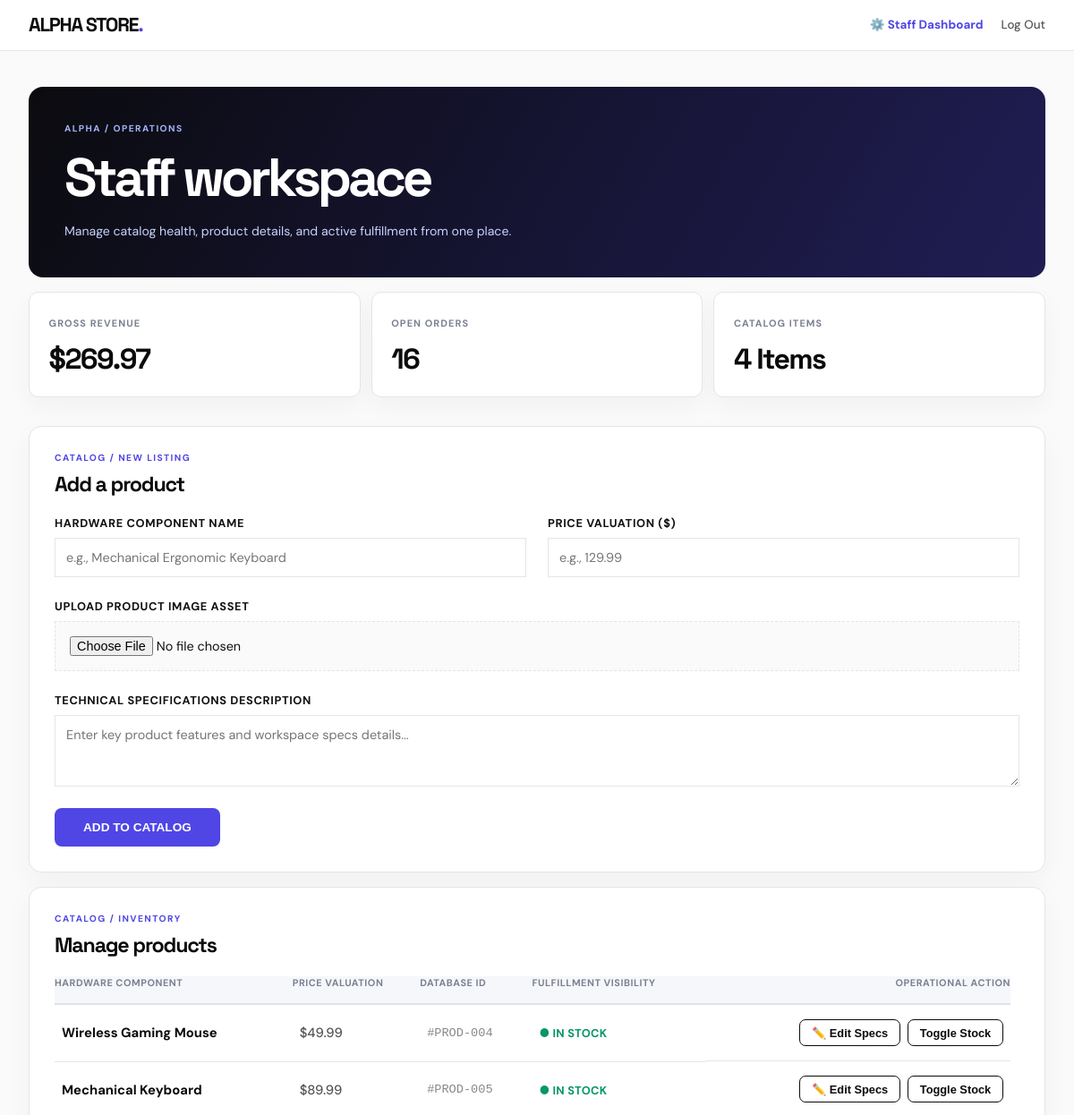
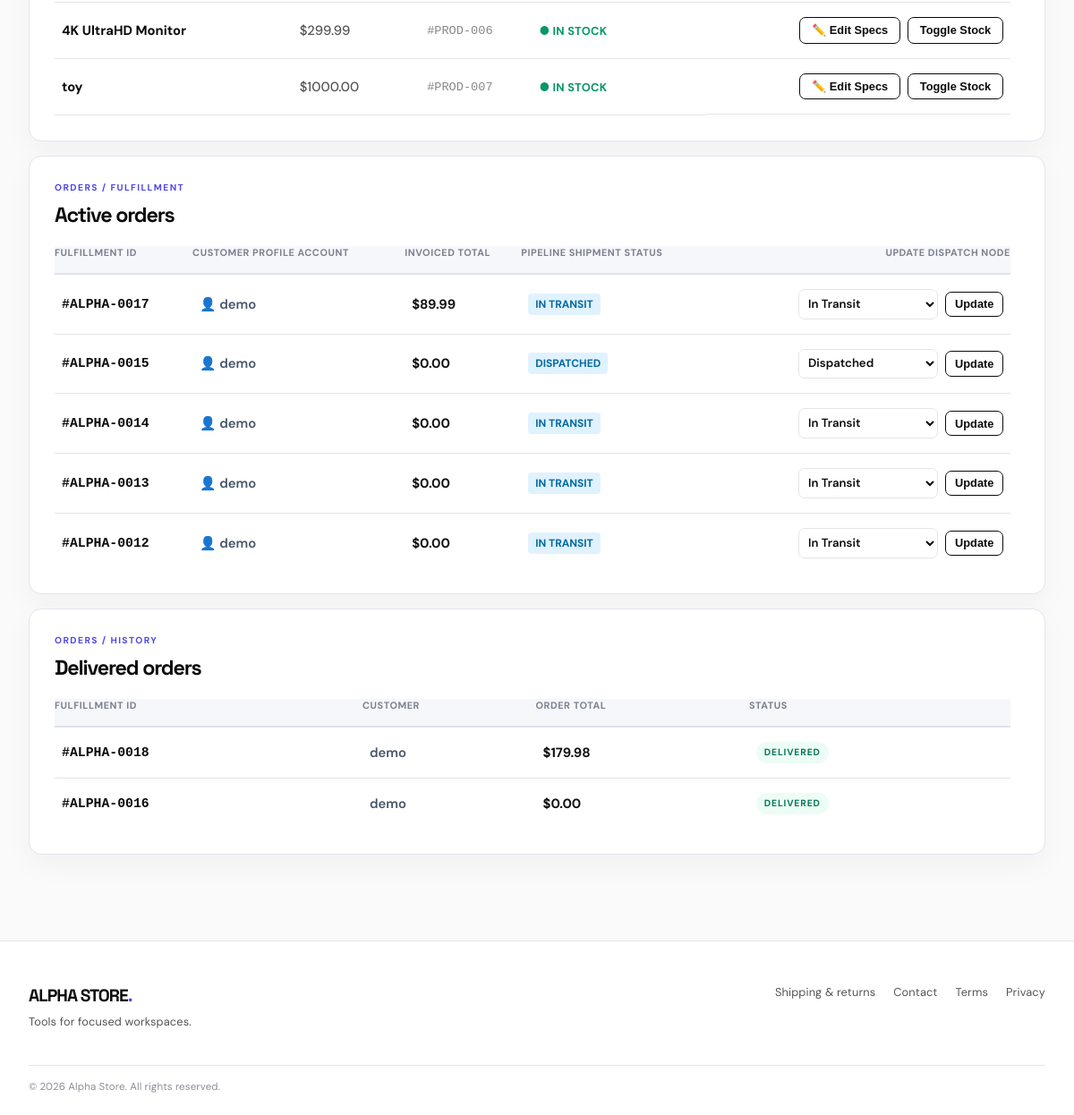
/alpha-staff/ (signed in), run on the app's committed database (2 pictures, top to bottom).
### shop/models.py (models this page shows, shortened)
class Product(models.Model):
    name = models.CharField(max_length=200)
    description = models.TextField()
    price = models.DecimalField(max_digits=10, decimal_places=2)
    in_stock = models.BooleanField(default=True)
    image = models.ImageField(upload_to='products/', null=True, blank=True)

class Order(models.Model):
    user = models.ForeignKey(User, on_delete=models.CASCADE)
    created_at = models.DateTimeField(auto_now_add=True)
    status = models.CharField(max_length=50, default='In Transit')
    total_price = models.DecimalField(max_digits=10, decimal_places=2, default=0.00)

### shop/views.py (the view, shortened to what this page needs)
# urls.py: path('alpha-staff/', views.secret_admin_dashboard, name='secret_admin_dashboard'),
@login_required(login_url='login')
def secret_admin_dashboard(request):
    if not request.user.is_staff:
        return redirect('/')
    products = Product.objects.all()
    raw_orders = Order.objects.all().order_by('-id')
    gross_income = 0.0
    active_orders_data = []
    delivered_orders_data = []
    for order in raw_orders:
        if hasattr(order, 'total_amount'):
            price_val = order.total_amount
        elif hasattr(order, 'total'):
            price_val = order.total
        elif hasattr(order, 'total_price'):
            price_val = order.total_price
        else:
            price_val = 0.00
        gross_income += float(price_val)
        current_status = getattr(order, 'status', 'In Transit')
        order_data = {
            'id': order.id,
            'user': order.user,
            'status': current_status,
            'price_display': f"{float(price_val):.2f}"
        }
        if current_status == 'Delivered':
            delivered_orders_data.append(order_data)
        else:
            active_orders_data.append(order_data)
    context = {
        'products': products,
        'live_orders': active_orders_data,
        'delivered_orders': delivered_orders_data,
        'total_orders_count': len(active_orders_data),
        'gross_income': f"{gross_income:.2f}"
    }
    return render(request, 'admin_dashboard.html', context)

### shop/templates/admin_dashboard.html (shortened to what this page needs)
{% extends 'base.html' %}
{% block content %}
<div class="admin-hero">
    <span class="admin-eyebrow">ALPHA / OPERATIONS</span>
    <h1 class="admin-hero-title">Staff workspace</h1>
    <p class="admin-hero-copy">Manage catalog health, product details, and active fulfillment from one place.</p>
</div>
<div class="metric-grid">
    <div class="metric-card">
        <span class="metric-label">Gross revenue</span>
        <div class="metric-num">${{ gross_income }}</div>
    </div>
    <div class="metric-card">
        <span class="metric-label">Open orders</span>
        <div class="metric-num" id="active-queue-count">{{ total_orders_count }}</div>
    </div>
    <div class="metric-card">
        <span class="metric-label">Catalog items</span>
        <div class="metric-num">{{ products.count }} Items</div>
    </div>
</div>
<div class="console-section">
    <span class="admin-section-label">CATALOG / NEW LISTING</span>
    <h2 class="panel-headline">Add a product</h2>
    <form method="POST" action="/alpha-staff/" enctype="multipart/form-data">
        <div class="form-row">
            <div class="input-box">
                <label for="id_prod_name">Hardware Component Name</label>
                <input type="text" id="id_prod_name" name="prod_name" required placeholder="e.g., Mechanical Ergonomic Keyboard">
            </div>
            <div class="input-box">
                <label for="id_prod_price">Price Valuation ($)</label>
                <input type="number" id="id_prod_price" name="prod_price" step="0.01" min="0.01" required placeholder="e.g., 129.99">
            </div>
        </div>
        <div class="input-box" style="margin-bottom: 1.5rem;">
            <label for="id_prod_image">Upload Product Image Asset</label>
            <input type="file" id="id_prod_image" name="prod_image" accept="image/*" style="border: 1px dashed var(--bc-border); padding: 1rem; background: #fafafa;">
        </div>
        <div class="input-box" style="margin-bottom: 1.5rem;">
            <label for="id_prod_desc">Technical Specifications Description</label>
            <textarea id="id_prod_desc" name="prod_desc" rows="3" required placeholder="Enter key product features and workspace specs details..."></textarea>
        </div>
        <button type="submit" class="btn-submit-product">Add to catalog</button>
    </form>
</div>
<div class="console-section">
    <span class="admin-section-label">CATALOG / INVENTORY</span>
    <h2 class="panel-headline">Manage products</h2>
    <div class="admin-table-scroll"><table class="admin-table">
        <thead>
            <tr>
                <th>Hardware Component</th>
                <th>Price Valuation</th>
                <th>Database ID</th>
                <th>Fulfillment Visibility</th>
                <th style="text-align: right;">Operational Action</th>
            </tr>
        </thead>
        <tbody>
            {% for product in products %}
            <tr id="product-base-row-{{ product.id }}">
                <td style="font-weight: 700; color: var(--bc-black);" id="display-name-{{ product.id }}">{{ product.name }}</td>
                <td style="color: var(--bc-text-muted); font-weight: 500;" id="display-price-{{ product.id }}">${{ product.price }}</td>
                <td style="font-family: monospace; font-size: 0.85rem; color: #888888;">#PROD-00{{ product.id }}</td>
                <td>
                    <span id="stock-badge-{{ product.id }}">
                        {% if product.in_stock %}
                            <span style="color: #059669; font-weight: 700; font-size: 0.8rem; text-transform: uppercase; letter-spacing: 0.02em;">● In Stock</span>
                        {% else %}
                            <span style="color: #e11d48; font-weight: 700; font-size: 0.8rem; text-transform: uppercase; letter-spacing: 0.02em;">○ Out of Stock</span>
                        {% endif %}
                    </span>
                </td>
                <td style="text-align: right; display: flex; gap: 0.5rem; justify-content: flex-end;">
                    <button type="button" class="btn-toggle-action" onclick="window.toggleEditRow('{{ product.id }}')">✏️ Edit Specs</button>
                    <button type="button" class="btn-toggle-action" onclick="window.asyncToggleStock('{{ product.id }}')">Toggle Stock</button>
                </td>
            </tr>
            {% endfor %}
        </tbody>
    </table></div>
</div>
<div class="console-section">
    <span class="admin-section-label">ORDERS / FULFILLMENT</span>
    <h2 class="panel-headline">Active orders</h2>
    <div class="admin-table-scroll"><table class="admin-table">
        <thead>
            <tr>
                <th>Fulfillment ID</th>
                <th>Customer Profile Account</th>
                <th>Invoiced Total</th>
                <th>Pipeline Shipment Status</th>
                <th style="text-align: right;">Update Dispatch Node</th>
            </tr>
        </thead>
        <tbody id="admin-orders-tbody">
            {% for order in live_orders %}
            <tr id="order-row-{{ order.id }}">
                <td style="font-weight: 700; font-family: monospace; color: var(--bc-black);">#ALPHA-00{{ order.id }}</td>
                <td style="font-weight: 600; color: #475569;">👤 {{ order.user.username }}</td>
                <td style="font-weight: 700; color: #111111;">${{ order.price_display }}</td>
                <td>
                    <span id="status-badge-{{ order.id }}" style="display: inline-block; padding: 0.25rem 0.5rem; font-size: 0.75rem; font-weight: 700; text-transform: uppercase; border-radius: 4px; background: #e0f2fe; color: #0369a1;">
                        {{ order.status }}
                    </span>
                </td>
                <td style="text-align: right;">
                    <div style="display: inline-flex; align-items: center; gap: 0.5rem;">
                        <select id="select-status-{{ order.id }}" class="select-status" aria-label="Select order tracking update state">
                            <option value="In Transit" {% if order.status == "In Transit" %}selected{% endif %}>In Transit</option>
                            <option value="Dispatched" {% if order.status == "Dispatched" %}selected{% endif %}>Dispatched</option>
                        </select>
                        <button type="button" class="btn-toggle-action" style="padding: 0.35rem 0.6rem;" onclick="window.asyncUpdateOrder('{{ order.id }}')">Update</button>
                    </div>
                </td>
            </tr>
            {% empty %}
            <tr id="no-orders-msg">
                <td colspan="5" style="text-align: center; color: var(--bc-text-muted); padding: 3rem 0;">No active consumer orders logged in database pipelines yet.</td>
            </tr>
            {% endfor %}
        </tbody>
    </table></div>
</div>
<div class="console-section">
    <span class="admin-section-label">ORDERS / HISTORY</span>
    <h2 class="panel-headline">Delivered orders</h2>
    <div class="admin-table-scroll admin-history-scroll"><table class="admin-table">
        <thead>
            <tr>
                <th>Fulfillment ID</th>
                <th>Customer</th>
                <th>Order total</th>
                <th>Status</th>
            </tr>
        </thead>
        <tbody>
            {% for order in delivered_orders %}
            <tr>
                <td style="font-weight: 700; font-family: monospace; color: var(--bc-black);">#ALPHA-00{{ order.id }}</td>
                <td style="font-weight: 600; color: #475569;">{{ order.user.username }}</td>
                <td style="font-weight: 700; color: #111111;">${{ order.price_display }}</td>
                <td><span class="admin-history-status">Delivered</span></td>
            </tr>
            {% empty %}
            <tr><td colspan="4" class="admin-empty-cell">No delivered orders yet.</td></tr>
            {% endfor %}
        </tbody>
    </table></div>
</div>
{% endblock %}

### shop/static/shop/style.css (style rules this page uses)
:root { --bc-black: #0b0b0b; --bc-pure-white: #ffffff; --bc-gray-bg: #fafafa; --bc-text-dark: #111111; --bc-text-muted: #555555; --bc-border: #e5e5e5; --bc-border-hover: #000000; --bc-font: 'DM Sans', -apple-system, sans-serif; --bc-display: 'Space Grotesk', 'DM Sans', sans-serif; --bc-indigo: #4f46e5; --bc-indigo-soft: #eef2ff; --bc-surface: #f4f5f8; --motion-ease: cubic-bezier(0.22, 1, 0.36, 1); --motion-fast: 180ms; --motion-base: 320ms; }
* { box-sizing: border-box; margin: 0; padding: 0; }
html { scroll-behavior: smooth; }
a, button, input, textarea, select { transition-timing-function: var(--motion-ease); }
body { font-family: var(--bc-font); background-color: var(--bc-gray-bg); color: var(--bc-text-dark); min-height: 100vh; display: flex; flex-direction: column; -webkit-font-smoothing: antialiased; -moz-osx-font-smoothing: grayscale; }
.account-eyebrow, .admin-eyebrow, .admin-section-label { display: block; color: var(--bc-indigo); font-size: 0.64rem; font-weight: 700; letter-spacing: 0.14em; }
.admin-hero { margin-bottom: 1rem !important; padding: 2.5rem !important; border: 0 !important; border-radius: 16px; background: linear-gradient(120deg, #0b0b0f, #201d54) !important; }
.admin-eyebrow { color: #a5b4fc; }
.admin-hero-title { margin-top: 0.65rem; font-family: var(--bc-display) !important; font-size: clamp(2.2rem, 5vw, 3.8rem) !important; letter-spacing: -0.07em !important; }
.admin-hero-copy { max-width: 520px; margin-top: 0.7rem; color: #c7d2fe; font-size: 0.88rem; line-height: 1.55; }
.metric-grid { grid-template-columns: repeat(3, 1fr) !important; gap: 0.75rem !important; margin-bottom: 2rem !important; }
.metric-card { padding: 1.35rem !important; border: 1px solid #e3e5ee !important; border-radius: 11px; box-shadow: 0 10px 28px rgba(15,23,42,0.04); }
.metric-label { color: #7b8090; font-size: 0.68rem; font-weight: 700; letter-spacing: 0.1em; text-transform: uppercase; }
.metric-num { margin-top: 0.7rem !important; font-family: var(--bc-display) !important; font-size: 2rem !important; letter-spacing: -0.05em !important; }
.console-section { margin-bottom: 1rem !important; padding: 1.75rem !important; border: 1px solid #e3e5ee !important; border-radius: 14px; box-shadow: 0 12px 32px rgba(15,23,42,0.04); }
.admin-section-label { margin-bottom: 0.55rem; color: var(--bc-indigo); }
.panel-headline { margin-bottom: 1.25rem !important; font-family: var(--bc-display) !important; font-size: 1.45rem !important; letter-spacing: -0.05em !important; }
.btn-submit-product { border-radius: 8px; background: var(--bc-indigo) !important; }
.admin-table-scroll { max-height: 360px; overflow: auto; scrollbar-color: var(--bc-indigo) #eef2ff; scrollbar-width: thin; scrollbar-gutter: stable; }
.admin-table { min-width: 780px; }
.admin-table th { position: sticky; top: 0; z-index: 1; color: #7b8090 !important; border-bottom-color: #dfe2ec !important; background: #f6f7fb !important; font-size: 0.68rem !important; letter-spacing: 0.1em; }
.admin-table td { padding: 1rem 0.5rem !important; }
.btn-toggle-action { border-radius: 7px !important; }
.select-status { border-radius: 7px !important; }
.admin-history-status { display: inline-flex; padding: 0.35rem 0.55rem; border-radius: 999px; background: #ecfdf5; color: #047857; font-size: 0.65rem; font-weight: 700; text-transform: uppercase; letter-spacing: 0.08em; }

### data on the page
Product: name "Wireless Gaming Mouse", price "49.99", id "4", in_stock "● IN STOCK"
Product: name "Mechanical Keyboard", price "89.99", id "5", in_stock "● IN STOCK"
Product: name "4K UltraHD Monitor", price "299.99", id "6", in_stock "● IN STOCK"
Product: name "toy", price "1000.00", id "7", in_stock "● IN STOCK"

### other printed values
{{ gross_income }} "269.97"
{{ total_orders_count }} "16"
{{ products.count }} "4"
{{ order.id }} "17"
{{ order.user.username }} "demo"
{{ order.price_display }} "89.99"
{{ order.status }} "IN TRANSIT"
{{ order.id }} "15"
{{ order.price_display }} "0.00"
{{ order.status }} "DISPATCHED"
{{ order.id }} "14"
{{ order.id }} "13"
{{ order.id }} "12"
{{ order.id }} "18"
{{ order.price_display }} "179.98"
